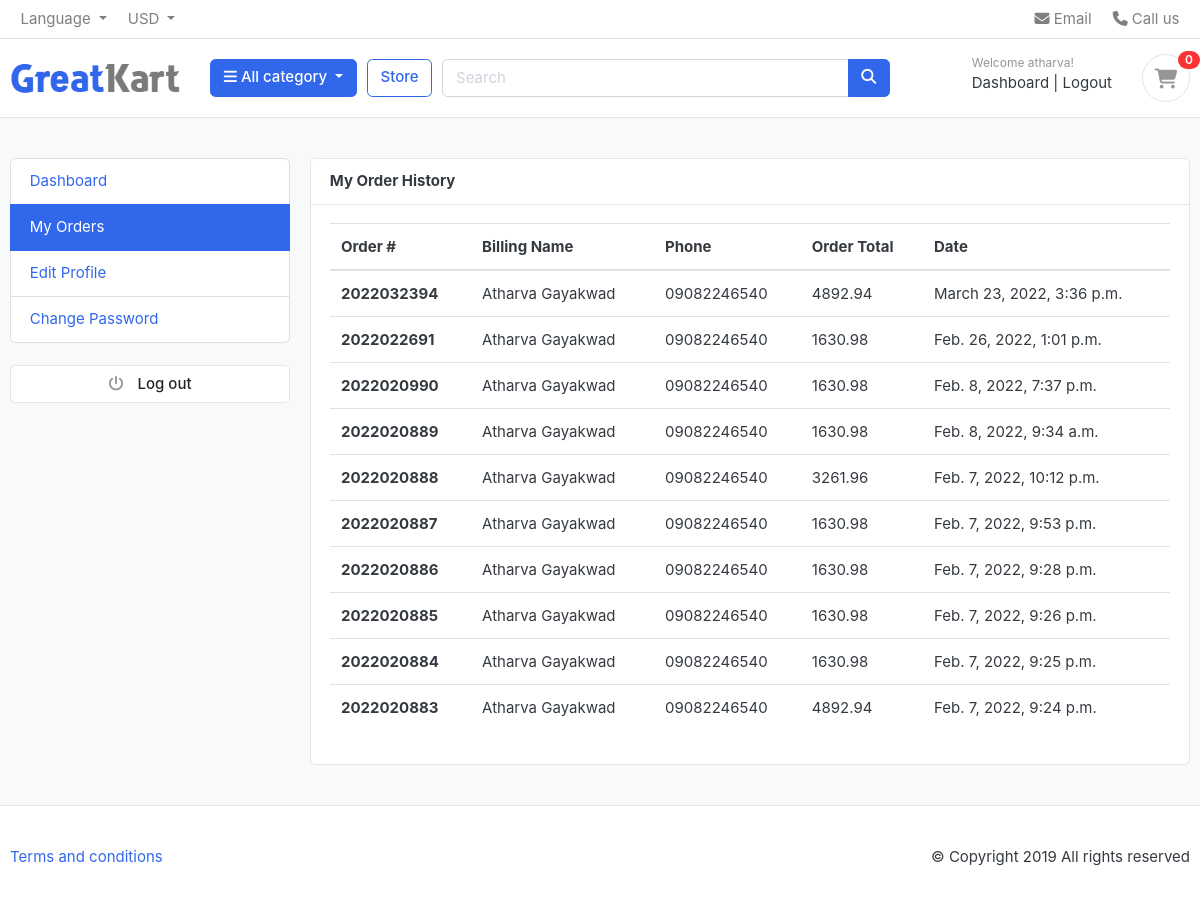
Screenshot of /accounts/my-orders/ (signed in) with the database file from the repository.
### accounts/models.py (models this page shows, shortened)
class Account(AbstractUser):
    first_name = models.CharField(max_length=50)
    last_name = models.CharField(max_length=50)
    username = models.CharField(max_length=100, unique=True)
    email = models.EmailField(max_length=200, unique=True)
    phone_number = models.CharField(max_length=12)
    date_joined = models.DateTimeField(auto_now_add=True)
    last_login = models.DateTimeField(auto_now_add=True)
    is_admin = models.BooleanField(default=False)
    is_staff = models.BooleanField(default=False)
    is_active = models.BooleanField(default=False)
    is_superadmin = models.BooleanField(default=False)
    USERNAME_FIELD = 'email'
    objects = MyAccountManager()
    REQUIRED_FIELDS = ['username', 'first_name', 'last_name', ]

### orders/models.py (models this page shows, shortened)
class OrderModel(models.Model):
    STATUS = (
        ('New', 'New'),
        ('Accepted', 'Accepted'),
        ('Completed', 'Completed'),
        ('Cancelled', 'Cancelled'),
    )
    user = models.ForeignKey(Account, on_delete=models.SET_NULL, null=True)
    payment = models.ForeignKey(PaymentModel, on_delete=models.SET_NULL, blank=True, null=True)
    order_number = models.CharField(max_length=20)
    first_name = models.CharField(max_length=50)
    last_name = models.CharField(max_length=50)
    phone_number = models.CharField(max_length=15)
    email = models.EmailField(max_length=50)
    address_line_1 = models.CharField(max_length=100)
    address_line_2 = models.CharField(max_length=100)
    country = models.CharField(max_length=50)
    state = models.CharField(max_length=50)
    city = models.CharField(max_length=50)
    pincode = models.CharField(max_length=10, default='')
    order_note = models.CharField(max_length=100, blank=True)
    order_total = models.FloatField()
    tax = models.FloatField()
    status = models.CharField(max_length=10, choices=STATUS, default='New')
    ip = models.CharField(max_length=20, blank=True)
    is_ordered = models.BooleanField(default=False)
    created_at = models.DateTimeField(auto_now_add=True)
    updated_at = models.DateTimeField(auto_now=True)
    class Meta:
        verbose_name = 'Order'
        verbose_name_plural = 'Orders'

### accounts/views.py (the view)
# urls.py: path('my-orders/', views.my_orders, name='my-orders'),
def my_orders(request):
    orders = OrderModel.objects.filter(
        user=request.user, is_ordered=True).order_by('-created_at')
    context = {'orders': orders}
    return render(request, 'accounts/my_orders.html', context)

### cart/context_processors.py (called while the page is built)
def counter(request):
    cart_count = 0
    try:
        cart = CartModel.objects.filter(cart_id=_cart_id(request))
        if request.user.is_authenticated:
            cart_items= CartItemModel.objects.all().filter(user=request.user)
        else:
            cart_items= CartItemModel.objects.filter(cart=cart[:1])
        for cart_item in cart_items:
            cart_count += cart_item.quantity
    except CartModel.DoesNotExist:
            cart_count = 0
    return dict(cart_count=cart_count)

### cart/views.py (called while the page is built)
def _cart_id(request):
    cart_id = request.session.session_key
    if not cart_id:
        cart_id = request.session.create()
    return cart_id

### category/context_processors.py (called while the page is built)
def menu_links(request):
    links = CategoryModel.objects.all() # get all categories from model
    return dict(links=links)

### category/models.py (called while the page is built)
    def get_url(self):
        return reverse('products-by-category', args=[self.slug])

### templates/accounts/my_orders.html (shortened to what this page needs)
{% extends 'base.html' %}
{% block content %}
<section class="section-conten padding-y bg">
    <div class="container">
        <div class="row">
        {% include 'includes/dashboard_sidebar.html' %}
        <main class="col-md-9">
            <article class="card">
            <header class="card-header">
                <strong class="d-inline-block mr-3">My Order History </strong>
            </header>
            <div class="card-body">
                <div class="row">
                <div class="col-md-12">
                    <table class="table table-hover">
                        <thead>
                          <tr>
                            <th scope="col">Order #</th>
                            <th scope="col">Billing Name</th>
                            <th scope="col">Phone</th>
                            <th scope="col">Order Total</th>
                            <th scope="col">Date</th>
                          </tr>
                        </thead>
                        <tbody>
                            {% for order in orders %}
                          <tr>
                            <th scope="row">{{order.order_number}}</th>
                            <td>{{order.first_name}} {{order.last_name}}</td>
                            <td>{{order.phone_number}}</td>
                            <td>{{order.order_total}}</td>
                            <td>{{order.created_at}}</td>
                          </tr>
                          {% endfor %}
                        </tbody>
                      </table>
                </div>
                </div>
            </div>
            </article>
        </main>
    </div>
    </div>
    </section>
    {% endblock %}

### templates/includes/navbar.html (shortened to what this page needs)
{% load static %}
<nav class="navbar p-md-0 navbar-expand-sm navbar-light border-bottom">
    <div class="container">
      <div class="collapse navbar-collapse" id="navbarTop4">
        <ul class="navbar-nav mr-auto">
          <li class="nav-item dropdown">
            <a
              href="#"
              class="nav-link dropdown-toggle"
              data-toggle="dropdown"
            >
              Language
            </a>
          </li>
          <li class="nav-item dropdown">
            <a
              href="#"
              class="nav-link dropdown-toggle"
              data-toggle="dropdown"
            >
              USD
            </a>
          </li>
        </ul>
        <ul class="navbar-nav">
          <li>
            <a href="#" class="nav-link">
              <i class="fa fa-envelope"></i> Email
            </a>
          </li>
          <li>
            <a href="#" class="nav-link">
              <i class="fa fa-phone"></i> Call us
            </a>
          </li>
        </ul>
      </div>
    </div>
  </nav>
  <header class="section-header">
    <section class="header-main border-bottom">
      <div class="container">
        <div class="row align-items-center">
          <div class="col-lg-2 col-md-3 col-6">
            <a href="{% url 'home'  %}" class="brand-wrap">
              <img class="logo" src="{% static './images/logo.png' %}" />
            </a>
          </div>
          <div class="col-lg col-sm col-md col-6 flex-grow-0">
            <div class="category-wrap dropdown d-inline-block float-right">
              <button
                type="button"
                class="btn btn-primary dropdown-toggle"
                data-toggle="dropdown"
              >
                <i class="fa fa-bars"></i> All category
              </button>
            </div>
          </div>
          <a href="{% url 'store' %}" class="btn btn-outline-primary">Store</a>
          <div class="col-lg col-md-6 col-sm-12 col">
            <form action="{% url 'search' %}" class="search" method="GET">
              <div class="input-group w-100">
                <input
                  type="text"
                  class="form-control"
                  style="width: 60%"
                  placeholder="Search"
                  name="keyword"
                />
                <div class="input-group-append">
                  <button class="btn btn-primary" type="submit">
                    <i class="fa fa-search"></i>
                  </button>
                </div>
              </div>
            </form>
          </div>
          <div class="col-lg-3 col-sm-6 col-8 order-2 order-lg-3">
            <div class="d-flex justify-content-end mb-3 mb-lg-0">
              {% if user.id is None %}
              <div class="widget-header">
                <small class="title text-muted">Welcome guest!</small>
                <div>
                  <a href="{% url 'login' %}">Login</a>
                  <span class="dark-transp"> | </span>
                  <a href="{% url 'register' %}"> Register</a>
                </div>
              </div>
              {% else %}
              <div class="widget-header">
                <small class="title text-muted">Welcome {{user.first_name}}!</small></small>
                <div>
                  <a href="{% url 'dashboard' %}">Dashboard</a>
                  <span class="dark-transp"> | </span>
                  <a href="{% url 'logout' %}"> Logout</a>
                </div>
              </div>
              {% endif %}
              <a href="{% url 'cart' %}" class="widget-header pl-3 ml-3">
                <div class="icon icon-sm rounded-circle border">
                  <i class="fa fa-shopping-cart"></i>
                </div>
                <span class="badge badge-pill badge-danger notify">{{cart_count}}</span>
              </a>
            </div>
          </div>
        </div>
      </div>
    </section>
  </header>

### static/css/ui.css (style rules this page uses)
html { font-family: "Inter", sans-serif; font-size: 15px; }
.icon-xs, .icon-sm, .icon-md, .icon-lg { display: inline-block; text-align: center; flex-shrink: 0; flex-grow: 0; }
.icon-sm { width: 48px; height: 48px; line-height: 48px !important; font-size: 20px; }
.padding-y { padding-top: 40px; padding-bottom: 40px; }
article:after, .form-group:after { display: block; clear: both; content: ""; }
.bg { background-color: #f8f9fa; }
.header-main { position: relative; padding-top: 1rem; padding-bottom: 1rem; }
.brand-wrap .logo, .navbar-brand .logo { margin-right: 7px; max-height: 42px; display: inline-block; }
.widget-header { display: inline-block; vertical-align: middle; position: relative; }
.widget-header a { color: #343a40; }
.widget-header i { color: #969696; }
.widget-header .title { display: block; }
.widget-header .notify { position: absolute; top: -3px; right: -10px; }
.notify { position: absolute; top: -4px; right: -10px; display: inline-block; padding: 0.25em 0.6em; font-size: 12px; line-height: 1; text-align: center; border-radius: 3rem; color: #fff; background-color: #fa3434; }

### rows the page displays
Account: first_name "atharva"
OrderModel: order_number "2022032394", first_name "Atharva", last_name "Gayakwad", phone_number "09082246540", order_total "4892.94", created_at "March 23, 2022, 3:36 p.m."
OrderModel: order_number "2022022691", first_name "Atharva", last_name "Gayakwad", phone_number "09082246540", order_total "1630.98", created_at "Feb. 26, 2022, 1:01 p.m."
OrderModel: order_number "2022020990", first_name "Atharva", last_name "Gayakwad", phone_number "09082246540", order_total "1630.98", created_at "Feb. 8, 2022, 7:37 p.m."
OrderModel: order_number "2022020889", first_name "Atharva", last_name "Gayakwad", phone_number "09082246540", order_total "1630.98", created_at "Feb. 8, 2022, 9:34 a.m."
OrderModel: order_number "2022020888", first_name "Atharva", last_name "Gayakwad", phone_number "09082246540", order_total "3261.96", created_at "Feb. 7, 2022, 10:12 p.m."
OrderModel: order_number "2022020887", first_name "Atharva", last_name "Gayakwad", phone_number "09082246540", order_total "1630.98", created_at "Feb. 7, 2022, 9:53 p.m."
OrderModel: order_number "2022020886", first_name "Atharva", last_name "Gayakwad", phone_number "09082246540", order_total "1630.98", created_at "Feb. 7, 2022, 9:28 p.m."
OrderModel: order_number "2022020885", first_name "Atharva", last_name "Gayakwad", phone_number "09082246540", order_total "1630.98", created_at "Feb. 7, 2022, 9:26 p.m."
OrderModel: order_number "2022020884", first_name "Atharva", last_name "Gayakwad", phone_number "09082246540", order_total "1630.98", created_at "Feb. 7, 2022, 9:25 p.m."
OrderModel: order_number "2022020883", first_name "Atharva", last_name "Gayakwad", phone_number "09082246540", order_total "4892.94", created_at "Feb. 7, 2022, 9:24 p.m."

### other values shown
{{ cart_count }} "0"
